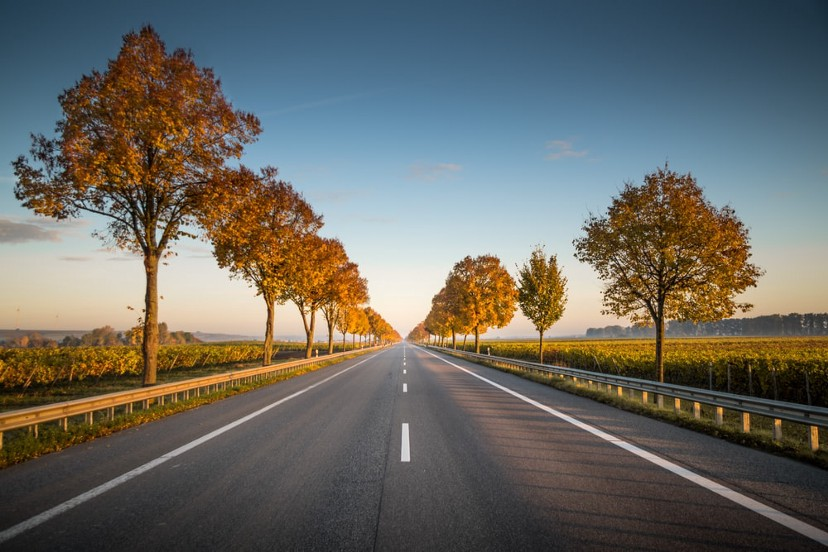
#> input picture 1.jpeg, 828 x 552 px, given in place of video1.mp4, which was not available
$ python lane2.py
#> lines starting #> are read from the running program, lines starting #| are printed output that depends on the picture; after the words box and inside, x2 and y2 are one past the last pixel; in counts of white or black regions, pixels touching at a corner belong together; long printed decimals are rounded; pictures that were not available may be replaced by others from this repository, and a replacement may not be noted
import cv2
import matplotlib.pyplot as plt
import numpy as np

video = cv2.VideoCapture('C:/MINE/STUDY/Mini Project/video1.mp4')

def grey(image):
  #convert to grayscale
    image = np.asarray(image)
    return cv2.cvtColor(image, cv2.COLOR_RGB2GRAY)

  #Apply Gaussian Blur --> Reduce noise and smoothen image
def gauss(image):
    return cv2.GaussianBlur(image, (5, 5), 0)

  #outline the strongest gradients in the image --> this is where lines in the image are
def canny(image):
    edges = cv2.Canny(image,50,150)
    return edges

def region(image):
    height, width = image.shape
    #isolate the gradients that correspond to the lane lines
    triangle = np.array([
                       [(100, height), (475, 325), (width, height)]
                       ])
    #create a black image with the same dimensions as original image
    mask = np.zeros_like(image)
    #create a mask (triangle that isolates the region of interest in our image)
    mask = cv2.fillPoly(mask, triangle, 255)
    mask = cv2.bitwise_and(image, mask)
    return mask

def display_lines(image, lines):
    lines_image = np.zeros_like(image)
    #make sure array isn't empty
    if lines is not None:
        for line in lines:
            x1, y1, x2, y2 = line
            #draw lines on a black image
            cv2.line(lines_image, (x1, y1), (x2, y2), (255, 0, 0), 10)
    return lines_image

def average(image, lines):
    left = []
    right = []

    if lines is not None:
      for line in lines:
        print(line)
        x1, y1, x2, y2 = line.reshape(4)
        #fit line to points, return slope and y-int
        parameters = np.polyfit((x1, x2), (y1, y2), 1)
        print(parameters)
        slope = parameters[0]
        y_int = parameters[1]
        #lines on the right have positive slope, and lines on the left have neg slope
        if slope < 0:
            left.append((slope, y_int))
        else:
            right.append((slope, y_int))

    #takes average among all the columns (column0: slope, column1: y_int)
    right_avg = np.average(right, axis=0)
    left_avg = np.average(left, axis=0)
    #create lines based on averages calculates
    left_line = make_points(image, left_avg)
    right_line = make_points(image, right_avg)
    return np.array([left_line, right_line])

def make_points(image, average):
    print(average)
    slope, y_int = average
    y1 = image.shape[0]
    #how long we want our lines to be --> 3/5 the size of the image
    y2 = int(y1 * (3/5))
    #determine algebraically
    x1 = int((y1 - y_int) // slope)
    x2 = int((y2 - y_int) // slope)
    return np.array([x1, y1, x2, y2])

while True:
      isTrue, image1 = video.read()
#> image1 is the input picture: shape (552, 828, 3); mean B, G, R 98.8, 105.2, 106.1
      copy = np.copy(image1)
      edges = cv2.Canny(copy,50,150)
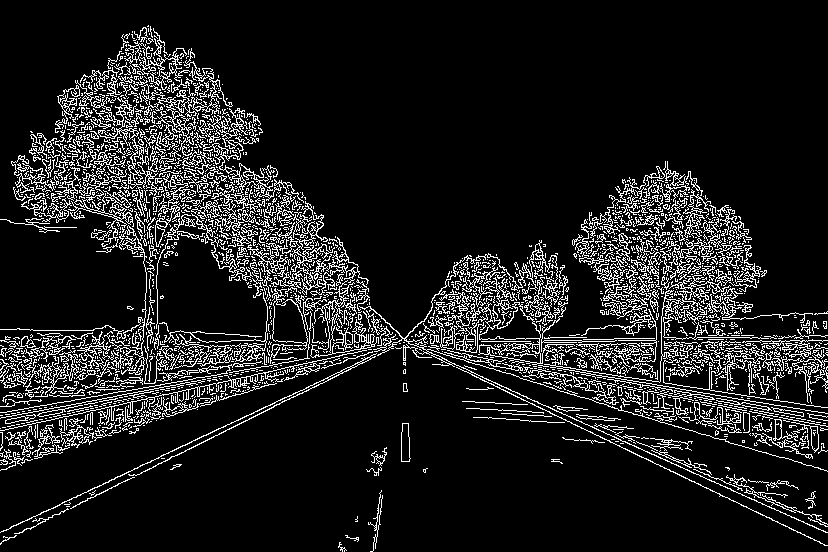
#> edges: shape (552, 828); 11.8% white in thin lines or dots
      isolated = region(edges)
#> in region, `mask = cv2.bitwise_and(image, mask)`:
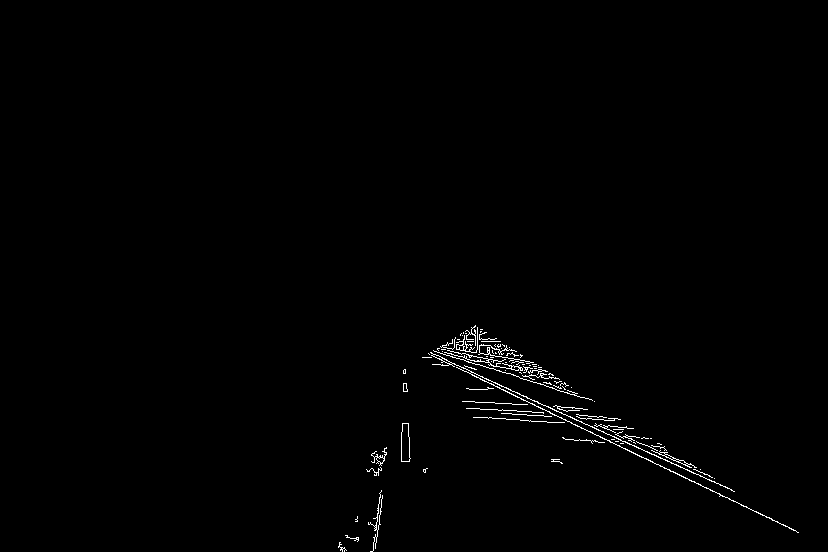
#> mask: shape (552, 828); 0.72% white in thin lines or dots, all inside (x1, y1, x2, y2) = (338, 325, 799, 552)
      cv2.imshow('Edges', edges)
      cv2.imshow('Isolated', isolated)


      #DRAWING LINES: (order of params) --> region of interest, bin size (P, theta), min intersections needed, placeholder array,
      lines = cv2.HoughLinesP(isolated, 2, np.pi/180, 100, np.array([]), minLineLength=40, maxLineGap=5)
#> lines = 17 rows, first 6: [472, 375, 542, 409], [527, 398, 594, 427], [454, 363, 512, 391], [614, 437, 734, 491], [541, 408, 610, 442], [681, 476, 795, 530]
      averaged_lines = average(copy, lines)
#> the loop in average, `for line in lines:` made 17 passes
#> (x1, y1, x2, y2, slope, y_int) on passes 1 to 12: (472, 375, 542, 409, 0.486, 145.7), (527, 398, 594, 427, 0.433, 169.9), (454, 363, 512, 391, 0.483, 143.8), (614, 437, 734, 491, 0.45, 160.7), (541, 408, 610, 442, 0.493, 141.4), (681, 476, 795, 530, 0.474, 153.4), (478, 364, 585, 398, 0.318, 212.1), (652, 450, 711, 477, 0.458, 151.6), (625, 436, 700, 469, 0.44, 161), (480, 417, 530, 420, 0.06, 388.2), (428, 353, 679, 475, 0.486, 145), (466, 408, 508, 410, 0.0476, 385.8)
#> (printed output is left out)
#> after the loop in average, `for line in lines:`: left = []; right = [(0.486, 145.7), (0.433, 169.9), (0.483, 143.8), (0.45, 160.7), (0.493, 141.4), (0.474, 153.4), (0.318, 212.1), (0.458, 151.6), (0.44, 161), (0.06, 388.2), (0.486, 145), (0.0476, 385.8), (0.735, -20.47), (0.671, 16.44), (0.232, 246.6), (0.625, 35), (0.568, 72.16)]
#> in average, `right_avg = np.average(right, axis=0)`: right_avg = [0.439, 159.3]
#> in average, `left_avg = np.average(left, axis=0)`: left_avg = nan
#| nan
#> (the run stopped early here; a loop or call above may not have finished)

$ run again, on 2.jpeg
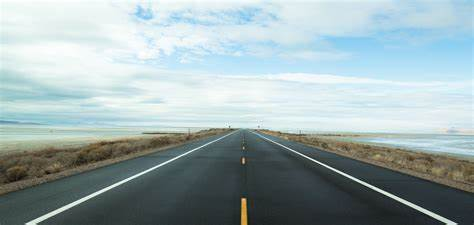
#> input picture 2.jpeg, 474 x 225 px, given in place of video1.mp4, which was not available
#> image1 is the input picture: shape (225, 474, 3); mean B, G, R 174.9, 172.9, 156.1
#> `edges = cv2.Canny(copy,50,150)`:
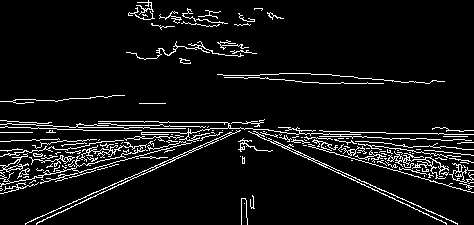
#> edges: shape (225, 474); 7.1% white in thin lines or dots
#> mask: shape (225, 474); every value is 0
#> lines = None

$ run again, on 3.jpg
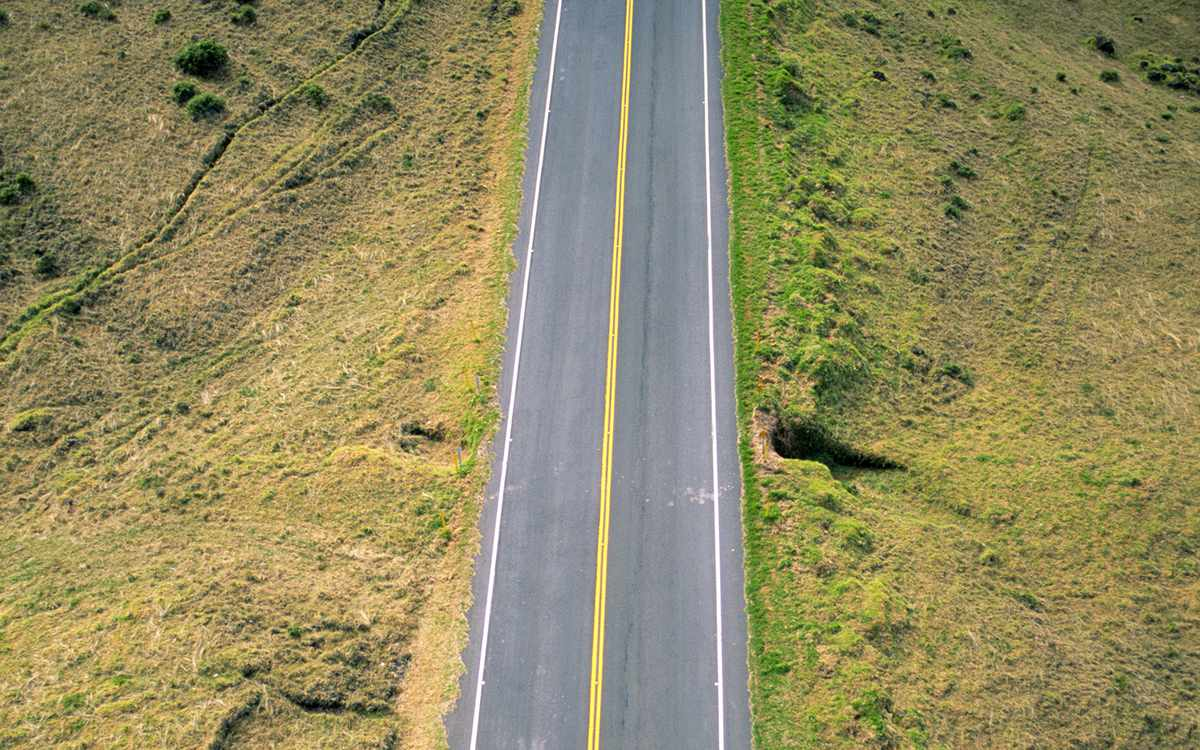
#> input picture 3.jpg, 1200 x 750 px, given in place of video1.mp4, which was not available
#> image1 is the input picture: shape (750, 1200, 3); mean B, G, R 96.6, 138.8, 145.5
#> `edges = cv2.Canny(copy,50,150)`:
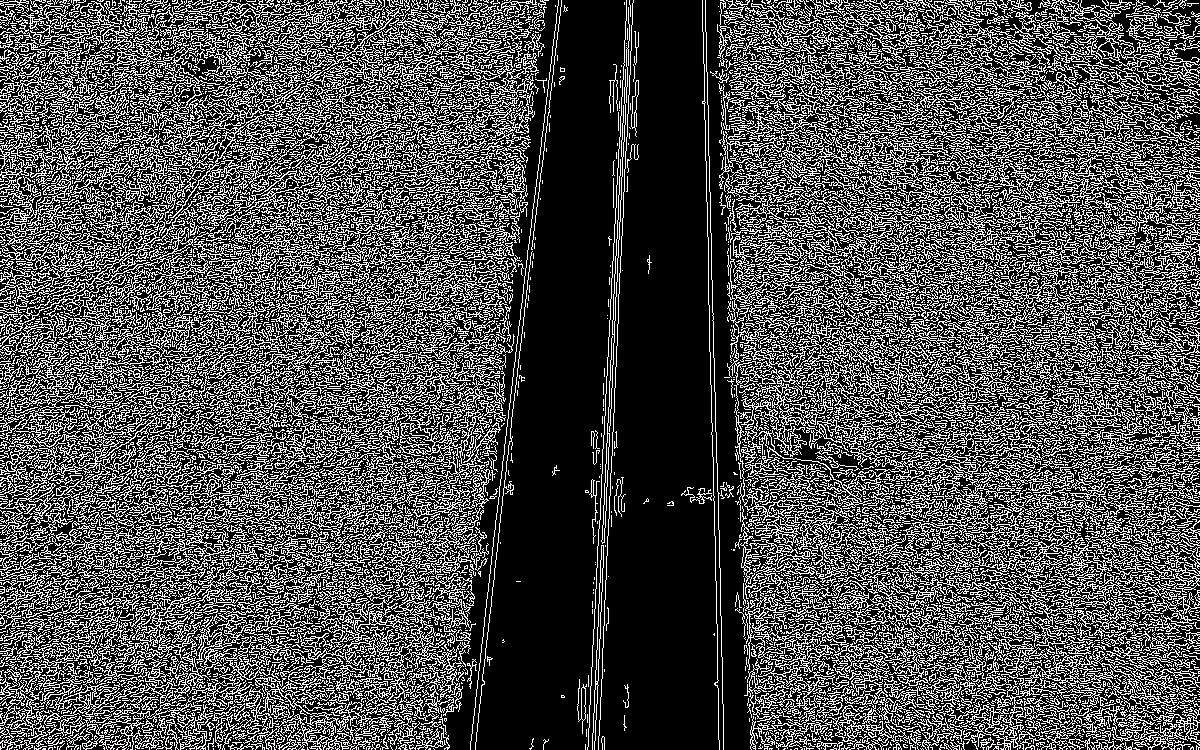
#> edges: shape (750, 1200); 31% white in thin lines or dots
#> mask: shape (750, 1200); 6.5% white in thin lines or dots, all inside (x1, y1, x2, y2) = (103, 326, 1199, 750)
#> lines = 614 rows, first 6: [104, 744, 195, 744], [147, 697, 215, 697], [753, 725, 842, 725], [1098, 739, 1167, 739], [1056, 735, 1175, 735], [907, 668, 962, 668]
#> the loop in average, `for line in lines:` made 614 passes
#> (x1, y1, x2, y2, slope, y_int) on passes 1 to 3: (104, 744, 195, 744, -1.89e-16, 744), (147, 697, 215, 697, -2.21e-16, 697), (753, 725, 842, 725, 7.11e-16, 725)
#> (printed output is left out)
#> after the loop in average, `for line in lines:`: left = 213 pairs, first value -40 to -1.66e-17, second value 508 to 24625; right = 401 pairs, first value 9.79e-18 to 98, second value -69587 to 749
#> right_avg = [0.588, 204.3]
#> left_avg = [-1.2, 1281]
#| [-1.19623497e+00  1.28096859e+03]
#> in make_points, `slope, y_int = average`: slope = -1.2; y_int = 1281
#> in make_points, `x1 = int((y1 - y_int) // slope)`: x1 = 443
#> in make_points, `x2 = int((y2 - y_int) // slope)`: x2 = 694
#> left_line = [443, 750, 694, 450]
#| [  0.588 204.293]
#> right_line = [928, 750, 417, 450]
#> averaged_lines = [[443, 750, 694, 450], [928, 750, 417, 450]]
#> the loop in display_lines, `for line in lines:` made 2 passes
#> `lanes = cv2.addWeighted(copy, 0.8, black_lines, 1, 1)`:
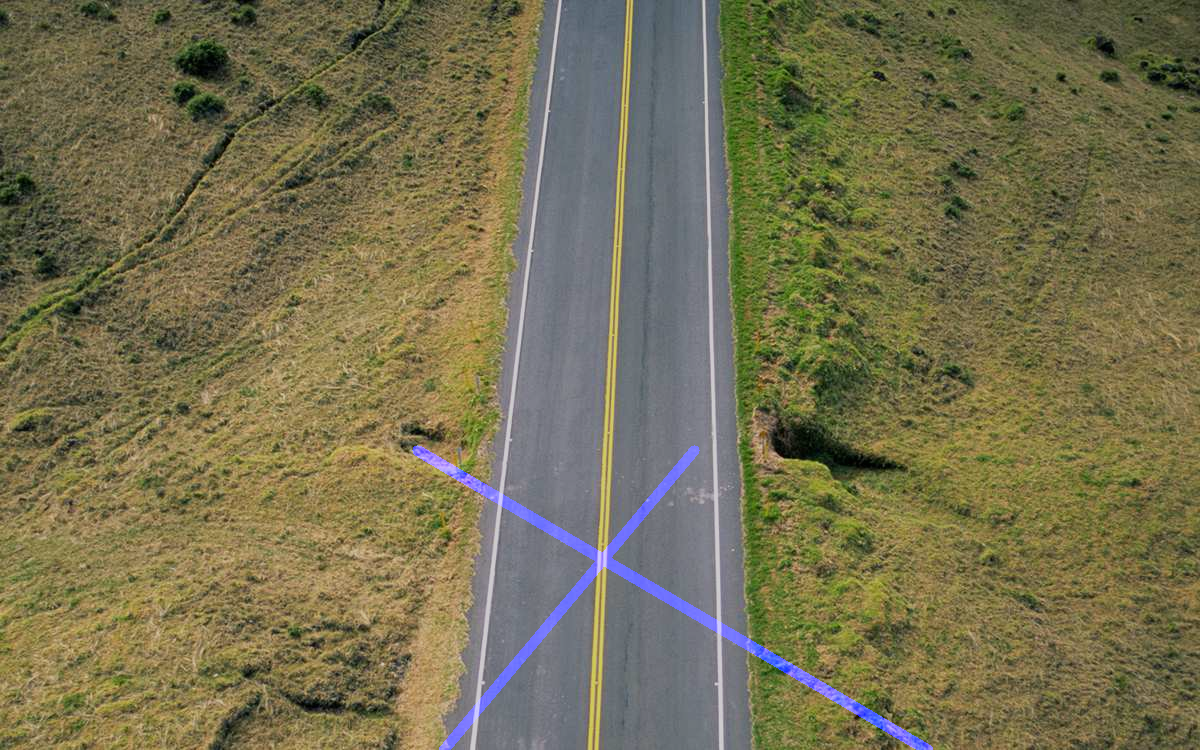
#> lanes: shape (750, 1200, 3); mean B, G, R 80.1, 112, 117.4
#> (printed output is left out)

$ run again, on 4.jpg
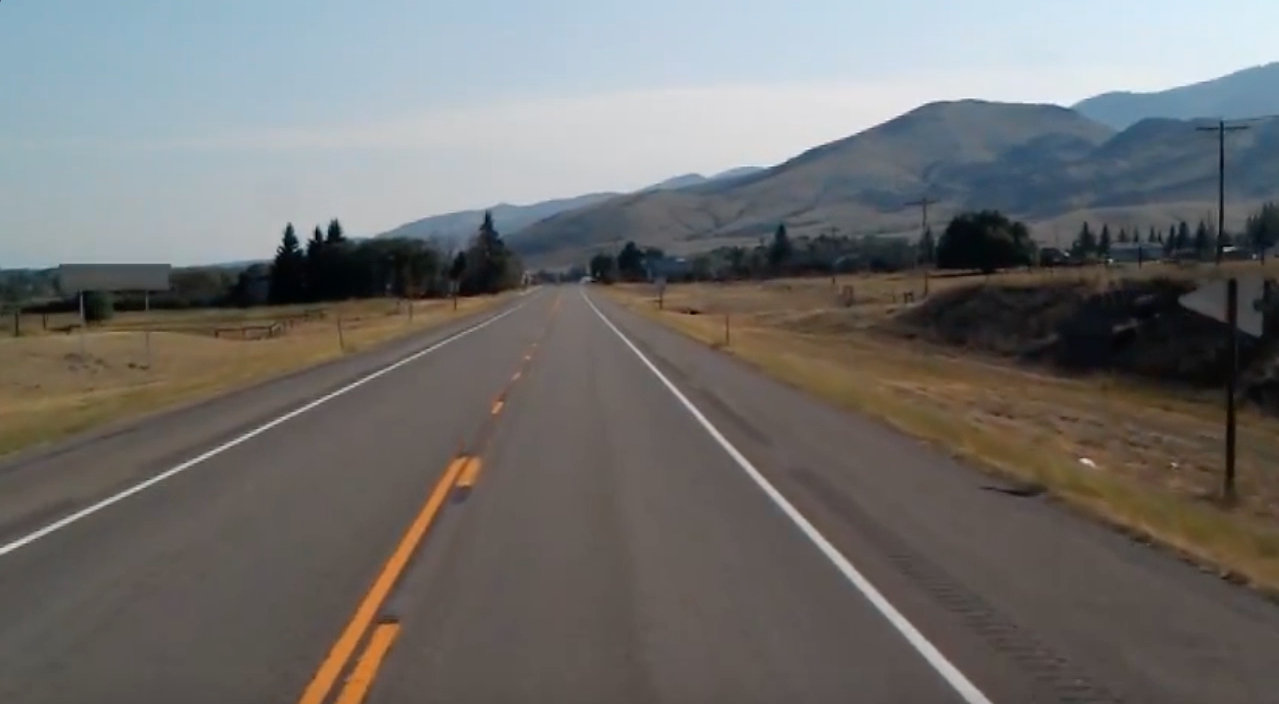
#> input picture 4.jpg, 1279 x 704 px, given in place of video1.mp4, which was not available
#> image1 is the input picture: shape (704, 1279, 3); mean B, G, R 109.7, 111.3, 112.3
#> `edges = cv2.Canny(copy,50,150)`:
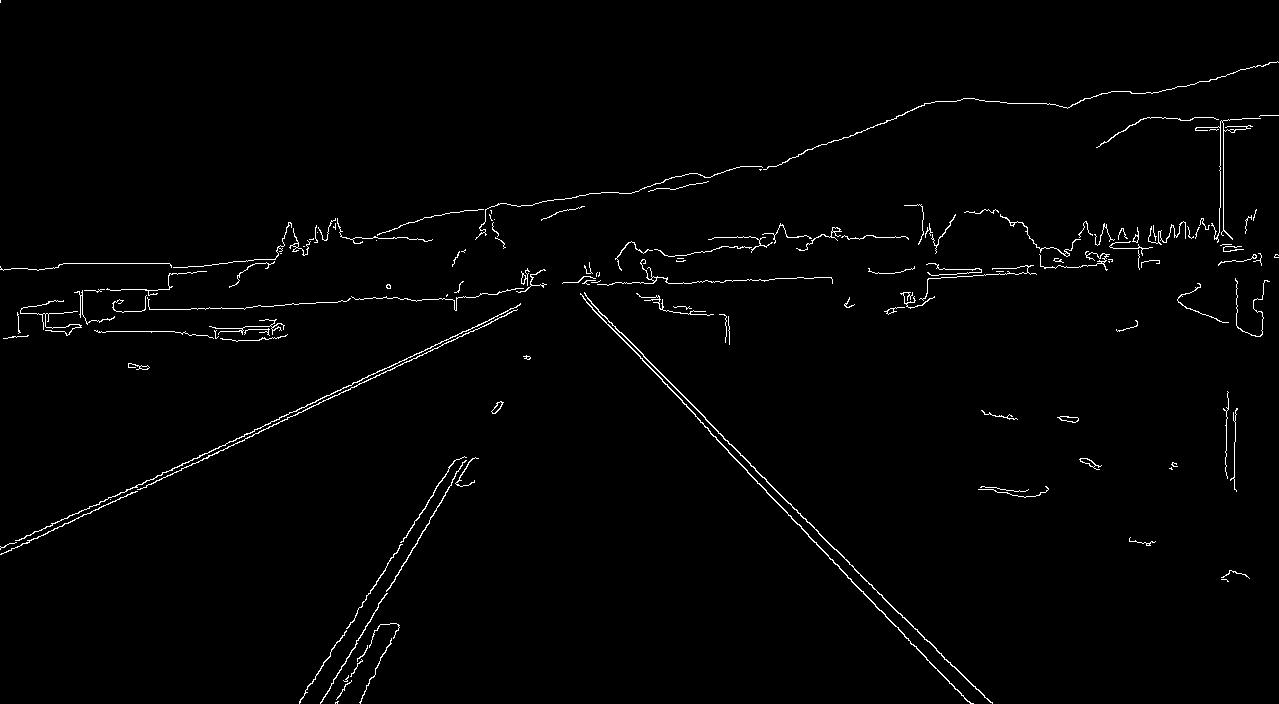
#> edges: shape (704, 1279); 1.4% white in thin lines or dots
#> mask: shape (704, 1279); 0.25% white in thin lines or dots, all inside (x1, y1, x2, y2) = (299, 326, 993, 704)
#> lines = [[849, 564, 902, 617], [747, 472, 926, 657], [732, 446, 927, 641], [331, 684, 454, 478], [393, 557, 433, 495], [355, 615, 386, 567], [399, 545, 454, 460], [311, 683, 337, 641], [829, 558, 967, 701]]
#> the loop in average, `for line in lines:` made 9 passes
#> (x1, y1, x2, y2, slope, y_int) on passes 1 to 8: (849, 564, 902, 617, 1, -285), (747, 472, 926, 657, 1.03, -300), (732, 446, 927, 641, 1, -286), (331, 684, 454, 478, -1.67, 1238.4), (393, 557, 433, 495, -1.55, 1166.2), (355, 615, 386, 567, -1.55, 1164.7), (399, 545, 454, 460, -1.55, 1161.6), (311, 683, 337, 641, -1.62, 1185.4)
#> (printed output is left out)
#> after the loop in average, `for line in lines:`: left = [(-1.67, 1238.4), (-1.55, 1166.2), (-1.55, 1164.7), (-1.55, 1161.6), (-1.62, 1185.4)]; right = [(1, -285), (1.03, -300), (1, -286), (1.04, -301)]
#> right_avg = [1.02, -293]
#> left_avg = [-1.59, 1183.2]
#| [  -1.587  1183.241]
#> in make_points, `slope, y_int = average`: slope = -1.59; y_int = 1183.2
#> in make_points, `x1 = int((y1 - y_int) // slope)`: x1 = 302
#> in make_points, `x2 = int((y2 - y_int) // slope)`: x2 = 479
#> left_line = [302, 704, 479, 422]
#| [   1.017 -293.019]
#> right_line = [979, 704, 702, 422]
#> averaged_lines = [[302, 704, 479, 422], [979, 704, 702, 422]]
#> the loop in display_lines, `for line in lines:` made 2 passes
#> `lanes = cv2.addWeighted(copy, 0.8, black_lines, 1, 1)`:
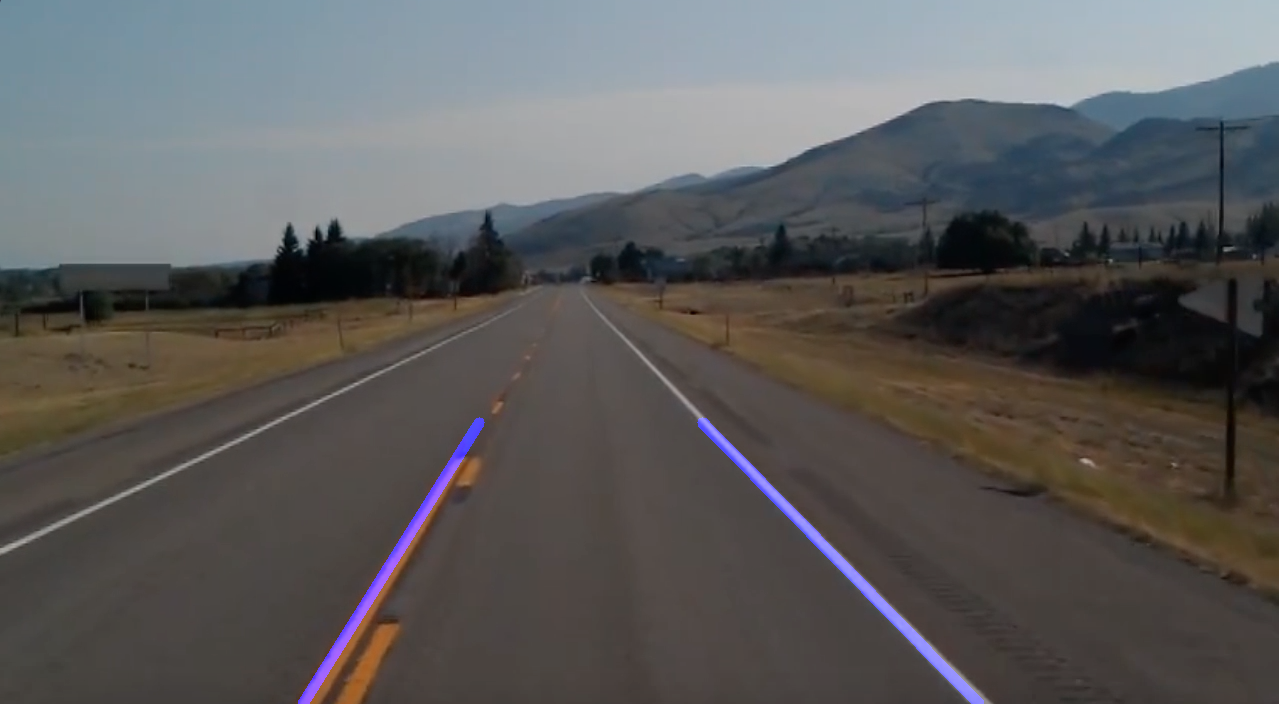
#> lanes: shape (704, 1279, 3); mean B, G, R 90.2, 90, 90.8
#> (printed output is left out)
